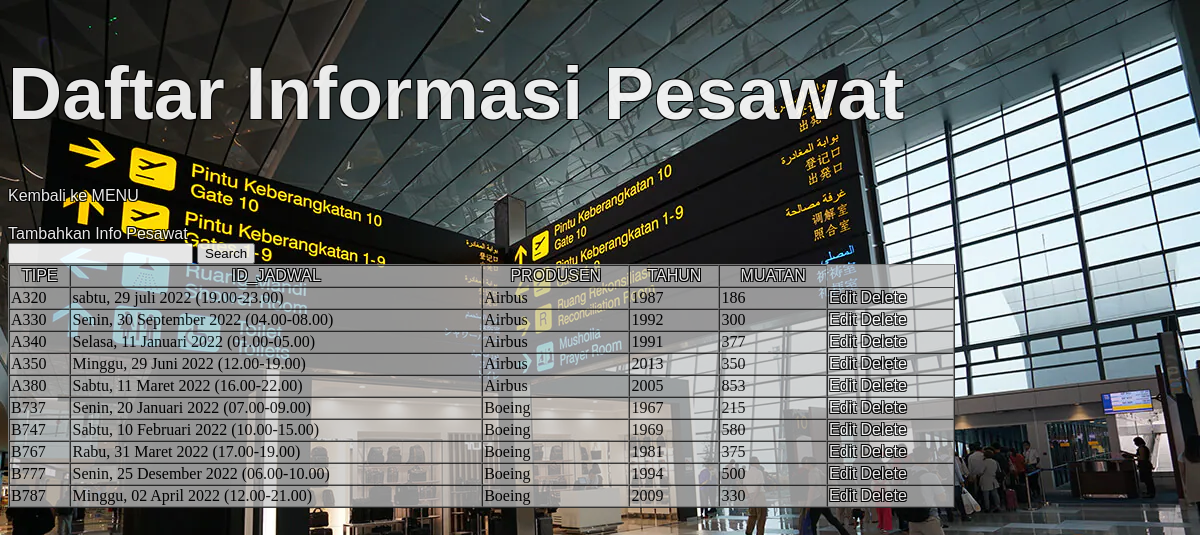
Screenshot of /pesawat.php?orderby=TIPE&pos=ASC with the database file from the repository.
### tables this page shows
CREATE TABLE `pesawat` (
  `TIPE` varchar(50) NOT NULL,
  `ID_JADWAL` varchar(50) NOT NULL,
  `PRODUSEN` varchar(50) NOT NULL,
  `TAHUN` int(50) NOT NULL,
  `MUATAN` int(50) NOT NULL
);

### pesawat.php (the view, shortened to what this page needs)
<?php
include_once ("config.php");
if(isset($_GET['search'])){
    $search = $_GET['search'];
    $search = strtolower($search);
}else $search = '';
if(isset($_GET['orderby']) and isset($_GET['pos'])){
    $orderby = $_GET['orderby'];
    $pos = $_GET['pos'];
    $result = mysqli_query($mysqli, "SELECT * FROM pesawat ORDER BY $orderby $pos");
}else{
    $pos = '';
    $orderby = '';
    $result = mysqli_query($mysqli, "SELECT * FROM pesawat");
}
?>
<!DOCTYPE html>
<html>
    <head>
        <link rel="stylesheet" href="style.css">
</head>
<body>
    <h1>Daftar Informasi Pesawat</h1>
<a href="index.php">Kembali ke MENU</a>
<a href="addPesawat.php">Tambahkan Info Pesawat</a>
    <form action="pesawat.php" method="get">
        <input type="text" name="search">
        <input type="submit" value="Search">
    </form>
    <table width='80%' border=1 cellpanding='10' cellspacing='0'>
<tr>
    <th><?php
        if($pos=='ASC' and $orderby=='TIPE') {
            echo '<a href="pesawat.php?orderby=TIPE&pos=DESC">TIPE</a>';
        }else {
            echo '<a href="pesawat.php?orderby=TIPE&pos=ASC">TIPE</a>';
        }
        ?></th>
    <th><?php
        if($pos=='ASC' and $orderby=='ID_JADWAL') {
            echo '<a href="pesawat.php?orderby=ID_JADWAL&pos=DESC">ID_JADWAL</a>';
        }else {
            echo '<a href="pesawat.php?orderby=ID_JADWAL&pos=ASC">ID_JADWAL</a>';
        }
        ?></th>
    <th><?php
        if($pos=='ASC' and $orderby=='PRODUSEN') {
            echo '<a href="pesawat.php?orderby=PRODUSEN&pos=DESC">PRODUSEN</a>';
        }else {
            echo '<a href="pesawat.php?orderby=PRODUSEN&pos=ASC">PRODUSEN</a>';
        }
        ?></th>
    <th><?php
        if($pos=='ASC' and $orderby=='TAHUN') {
            echo '<a href="pesawat.php?orderby=TAHUN&pos=DESC">TAHUN</a>';
        }else {
            echo '<a href="pesawat.php?orderby=TAHUN&pos=ASC">TAHUN</a>';
        }
        ?></th>
    <th><?php
        if($pos=='ASC' and $orderby=='MUATAN') {
            echo '<a href="pesawat.php?orderby=MUATAN&pos=DESC">MUATAN</a>';
        }else {
            echo '<a href="pesawat.php?orderby=MUATAN&pos=ASC">MUATAN</a>';
        }
        ?></th>
</tr>
<?php
while ($item = mysqli_fetch_array($result)) {
        if($search == ''){
            echo "<tr>";
            echo "<td>".$item ['TIPE']."</td>";
            echo "<td>".$item ['ID_JADWAL']."</td>";
            echo "<td>".$item ['PRODUSEN']."</td>";
            echo "<td>".$item ['TAHUN']."</td>";
            echo "<td>".$item ['MUATAN']."</td>";
            echo "<td><a href='editPesawat.php?edit1=".$item['TIPE']."&edit2=".$item['TAHUN']."'>Edit</a>
            <a href='deletePesawat.php?tipe=".$item['TIPE']."&tahun=".$item['TAHUN']."'>Delete</a>
            </td></tr>";
        }
    }
    ?>
</table>
</body>
</html>

### style.css (style rules this page uses)
html { background: url(img/loginBackground.webp) no-repeat center center fixed; -webkit-background-size: cover; -moz-background-size: cover; -o-background-size: cover; background-size: cover; opacity: 0.9; }
h1 { font-size: 75px; font-family: 'Franklin Gothic Medium', 'Arial Narrow', Arial, sans-serif; font-weight: bold; color: white; text-shadow: -1px -1px 0 #000, 1px -1px 0 #000, -1px 1px 0 #000, 1px 1px 0 #000; }
a { color:white; text-decoration: none; font-family: 'Franklin Gothic Medium', 'Arial Narrow', Arial, sans-serif; font-weight:normal; text-shadow: -1px -1px 0 #000, 1px -1px 0 #000, -1px 1px 0 #000, 1px 1px 0 #000; }
table { background-color: rgba(197, 198, 199, 0.829); }

### rows the page displays
pesawat: TIPE "A320", ID_JADWAL "sabtu, 29 juli 2022 (19.00-23.00)", PRODUSEN "Airbus", TAHUN "1987", MUATAN "186"
pesawat: TIPE "A330", ID_JADWAL "Senin, 30 September 2022 (04.00-08.00)", PRODUSEN "Airbus", TAHUN "1992", MUATAN "300"
pesawat: TIPE "A340", ID_JADWAL "Selasa, 11 Januari 2022 (01.00-05.00)", PRODUSEN "Airbus", TAHUN "1991", MUATAN "377"
pesawat: TIPE "A350", ID_JADWAL "Minggu, 29 Juni 2022 (12.00-19.00)", PRODUSEN "Airbus", TAHUN "2013", MUATAN "350"
pesawat: TIPE "A380", ID_JADWAL "Sabtu, 11 Maret 2022 (16.00-22.00)", PRODUSEN "Airbus", TAHUN "2005", MUATAN "853"
pesawat: TIPE "B737", ID_JADWAL "Senin, 20 Januari 2022 (07.00-09.00)", PRODUSEN "Boeing", TAHUN "1967", MUATAN "215"
pesawat: TIPE "B747", ID_JADWAL "Sabtu, 10 Februari 2022 (10.00-15.00)", PRODUSEN "Boeing", TAHUN "1969", MUATAN "580"
pesawat: TIPE "B767", ID_JADWAL "Rabu, 31 Maret 2022 (17.00-19.00)", PRODUSEN "Boeing", TAHUN "1981", MUATAN "375"
pesawat: TIPE "B777", ID_JADWAL "Senin, 25 Desember 2022 (06.00-10.00)", PRODUSEN "Boeing", TAHUN "1994", MUATAN "500"
pesawat: TIPE "B787", ID_JADWAL "Minggu, 02 April 2022 (12.00-21.00)", PRODUSEN "Boeing", TAHUN "2009", MUATAN "330"
